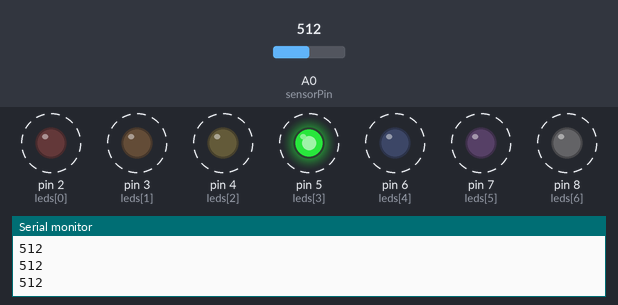
A sketch run on a simulated Arduino Uno, built with avr-gcc and run on an emulated ATmega328P. On the bench: output pins drawn as LEDs (lit = HIGH), the last lines printed to the serial monitor. Dashed ring = blinking. The inputs (shaded band) are chosen by the test bench; at power-on: A0 (sensorPin) = 512.

Above: at 1.25 s.
1.3 s: A0 (sensorPin) set to 408
4.3 s: A0 (sensorPin) set to 384
At 4.8 s:
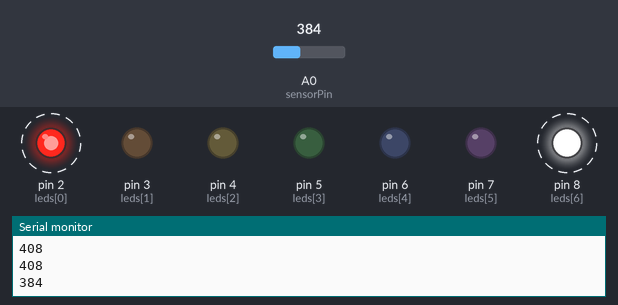
7.3 s: A0 (sensorPin) set to 710
At 8.9 s:
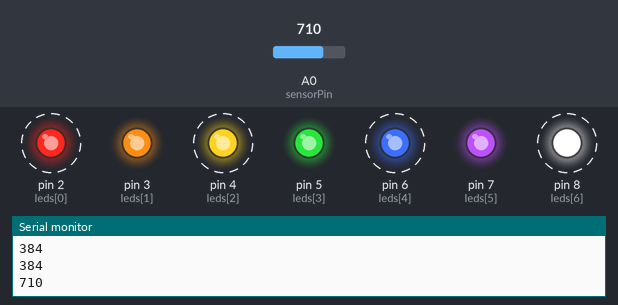
10.3 s: A0 (sensorPin) set to 692
At 10.71 s:
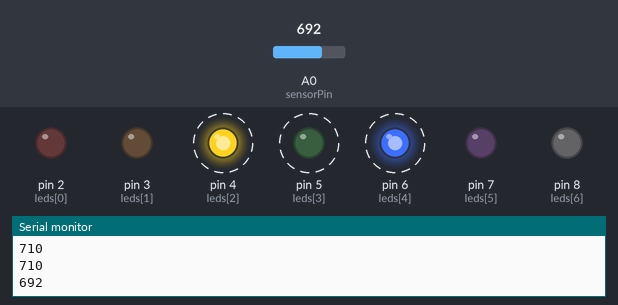
13.3 s: A0 (sensorPin) set to 716
At 13.7 s:
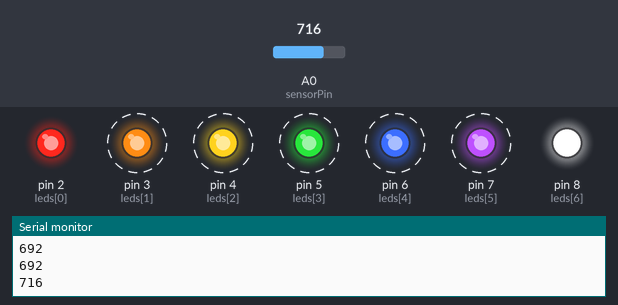
Timing chart, 0 to 17.3 s (numbered marks = the images above; inputs shaded):
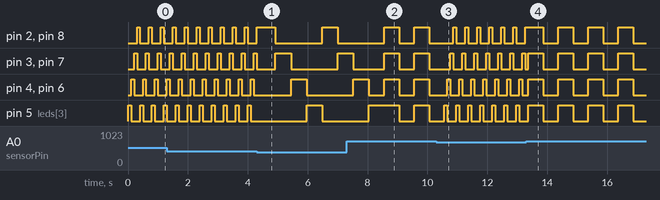

The sketch:

sketch.ino
```cpp
const int ledCount = 7;
int leds[ledCount] = {2, 3, 4, 5, 6, 7, 8};
int sensorPin = A0;
int lightLevel = 0;

void setup() {
  Serial.begin(9600);
  for (int i = 0; i < ledCount; i++) {
    pinMode(leds[i], OUTPUT);
  }
  pinMode(sensorPin, INPUT);
}

void loop() {
  lightLevel = analogRead(sensorPin);
  Serial.println(lightLevel);

  if (lightLevel < 400) {
    fromEdgesToCenter(520);
  } else if (lightLevel < 700) {
    centerToEdges(100);
  } else {
    symmetricBlink(500);
  }
}

// от краев к цетру
void fromEdgesToCenter(int delayTime) {
  int mid = ledCount / 2;
  for (int i = 0; i <= mid; i++) {
    digitalWrite(leds[i], HIGH);
    digitalWrite(leds[ledCount - 1 - i], HIGH);
    delay(delayTime);
    digitalWrite(leds[i], LOW);
    digitalWrite(leds[ledCount - 1 - i], LOW);
  }
}

// из центра к краям
void centerToEdges(int delayTime) {
  int mid = ledCount / 2;
  for (int i = mid; i >= 0; i--) {
    digitalWrite(leds[i], HIGH);
    digitalWrite(leds[ledCount - 1 - i], HIGH);
    delay(delayTime);
    digitalWrite(leds[i], LOW);
    digitalWrite(leds[ledCount - 1 - i], LOW);
  }
}

// симметричное
void symmetricBlink(int delayTime) {
  for (int i = 0; i <= ledCount / 2; i++) {
    digitalWrite(leds[i], HIGH);
    digitalWrite(leds[ledCount - 1 - i], HIGH);
  }
  delay(delayTime);
  for (int i = 0; i <= ledCount / 2; i++) {
    digitalWrite(leds[i], LOW);
    digitalWrite(leds[ledCount - 1 - i], LOW);
  }
  delay(delayTime);
}
```

Measured:
- the behaviour switches between 400 and 399 on A0 (sensorPin) (found by bisection; images 0 and 1)
- the behaviour switches between 700 and 699 on A0 (sensorPin) (found by bisection; images 2 and 3)
- after the input at 4.3 s, pin 2 (leds[0]), pin 8 (leds[6]): HIGH → LOW after 0.62 s, → HIGH 1.6 s later, → LOW 0.52 s later
- after the input at 7.3 s, pin 4 (leds[2]), pin 6 (leds[4]): alternates HIGH for 0.50 s and LOW for 0.50 s, starting after 1.3 s
- after the input at 10.3 s, pin 2 (leds[0]), pin 8 (leds[6]): alternates HIGH for 0.10 s and LOW for 0.30 s, starting after 0.57 s; pin 3 (leds[1]), pin 7 (leds[5]): alternates HIGH for 0.10 s and LOW for 0.30 s, starting after 0.47 s; pin 4 (leds[2]), pin 5 (leds[3]), pin 6 (leds[4]): alternates HIGH for 0.10 s and LOW for 0.30 s, starting after 0.37 s
- after the input at 13.3 s, pin 2 (leds[0]), pin 5 (leds[3]), pin 8 (leds[6]): alternates HIGH for 0.50 s and LOW for 0.50 s, starting after 0.57 s; pin 3 (leds[1]), pin 4 (leds[2]), pin 6 (leds[4]), pin 7 (leds[5]): alternates HIGH for 0.50 s and LOW for 0.50 s, starting after 0.07 s
- by itself, pin 2 (leds[0]), pin 8 (leds[6]): alternates HIGH for 0.10 s and LOW for 0.30 s
